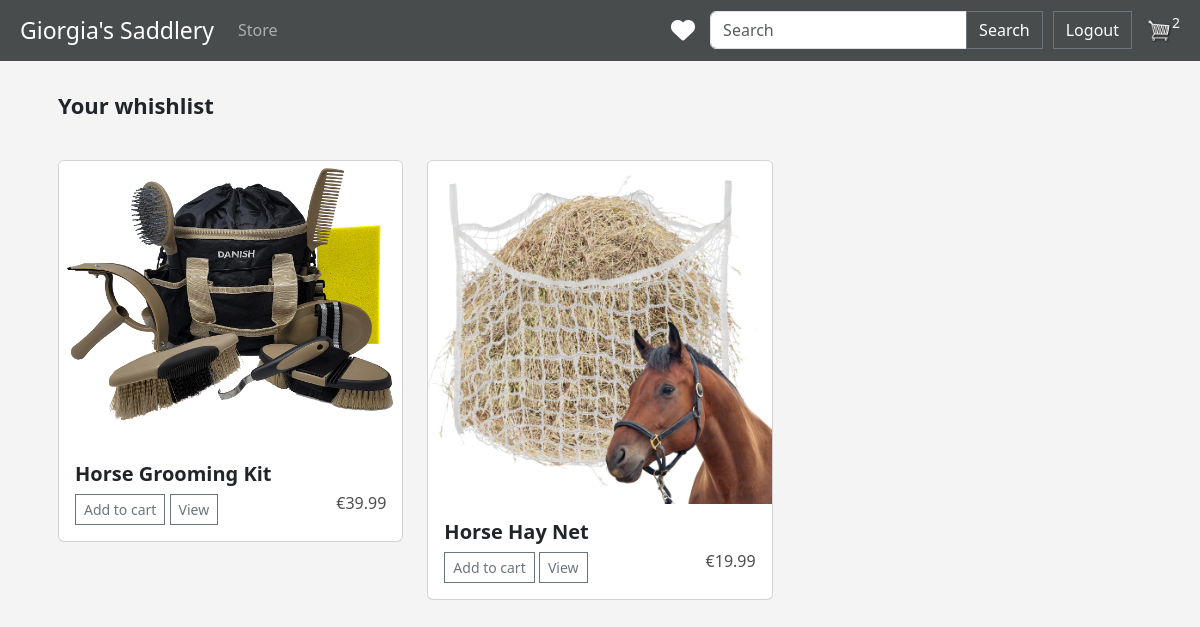
The page /likedProducts/ (signed in) on the database as committed earlier.
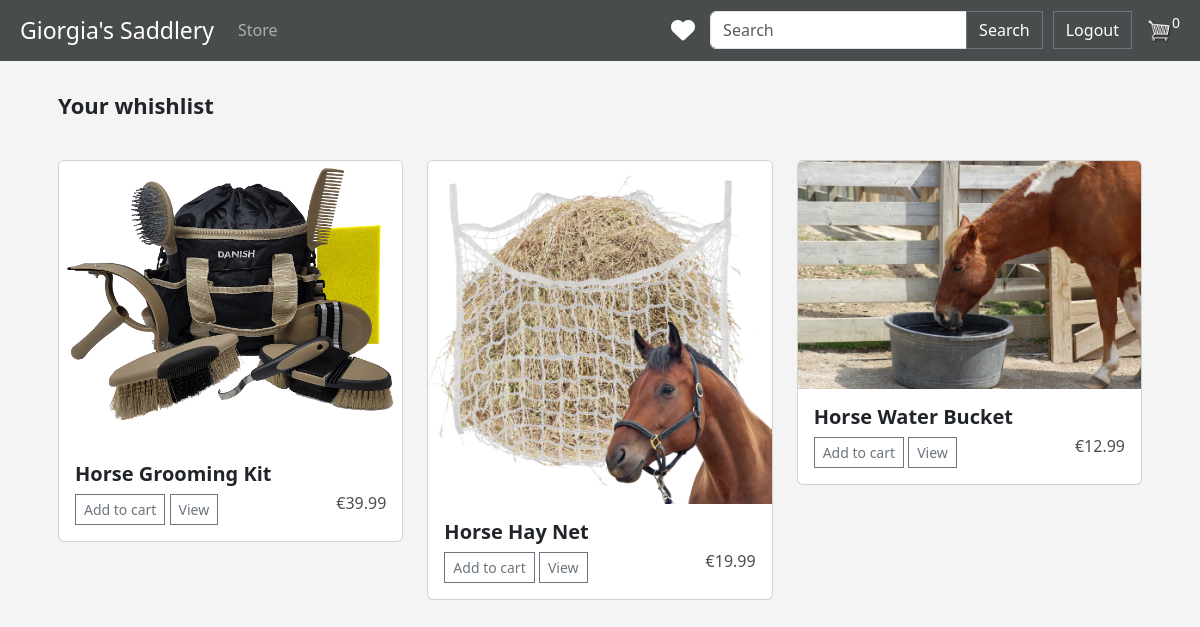
The same page on the database as committed later.
### store/models.py (models this page shows, shortened)
class OrderModel(models.Model):
    customer = models.ForeignKey(CustomerModel, on_delete=models.SET_NULL, blank=True, null=True)
    date_order = models.DateTimeField(auto_now_add=True)
    complete = models.BooleanField(default=False, null=True, blank=True)
    transaction_id = models.CharField(max_length=5, null=True)
    def calculate_cart_items(self):
        orderitems = self.orderitemmodel_set.all()
        total = sum([item.quantity for item in orderitems])
        return total

class OrderItemModel(models.Model):
    product = models.ForeignKey(ProductModel, on_delete=models.SET_NULL, null=True, blank=True)
    order = models.ForeignKey(OrderModel, on_delete=models.SET_NULL, null=True, blank=True)
    quantity = models.IntegerField(default=0, null=True, blank=True)
    date_added = models.DateTimeField(auto_now_add=True)

class ProductModel(models.Model):
    name = models.CharField(max_length=200, null=True)
    price = models.FloatField()
    category = models.ForeignKey(CategoryModel, on_delete=models.SET_NULL, null=True)
    image = models.ImageField(null=True, blank=True)
    description = models.TextField(null=True, blank=True)
    numberOfLikes = models.IntegerField(default=0)
    @property
    def imageURL(self):   #senza questa funzione se ci fosse un prodotto senza immagine darebbe errore a tutta la pagina
        try:
            url = self.image.url
        except:
            url = ''
        return url

### store/views.py (the view)
# urls.py: path('likedProducts/', views.likedProducts, name='likedProducts'),
@login_required
def likedProducts(request):
    username = request.user.username
    products = LikedProducts.objects.filter(username=username)
    likedProd = ProductModel.objects.filter(id__in=products.values_list('productId', flat=True))
    if request.user.is_authenticated:
        customer = request.user.customermodel
        order, created = OrderModel.objects.get_or_create(customer=customer, complete=False)
        cart_items = order.calculate_cart_items
    return render(request, 'store/likedProducts.html', {
        'likedProducts': likedProd,
        'cart_items': cart_items,
    })

### store/templates/store/likedProducts.html
{% extends 'store/main.html' %}
{% load static %}
{% block content %}
<div class="px-3">
    <div class="py-2" style="margin-top: 20px; font-size: 22px;"><strong>Your whishlist</strong></div>
<div class="row">
    {% if not likedProducts %}
        No liked products yet!
    {% else %}
        {% for item in likedProducts %}
        <div class="col-md-4 col-sm-6" style="padding-top: 30px;">
          <div class="card" >
            <img src="{{item.imageURL}}" class="card-img-top" alt="...">
            <div class="card-body">
              <h5 class="card-title"> <strong>{{ item.name }}</strong></h5>
              <a href="#" class="btn btn-outline-secondary btn-sm add-btn update-cart" data-action="add" data-product="{{item.id}}">Add to cart</a>
              <a href="{% url 'detail' item.id %}" class="btn btn-outline-secondary btn-sm" > View </a>
              <h6 style="display: inline-block; float: right"> €{{item.price|floatformat:2}} </h6>
            </div>
          </div>
        </div>
        {% endfor %}
    {% endif %}
</div>
    </div>
{% endblock %}

### store/templates/store/main.html (shortened to what this page needs)
<!DOCTYPE html>
{% load static %}
<html lang="en">
<head>
    <link href="https://cdn.jsdelivr.net/npm/bootstrap@5.3.0-alpha3/dist/css/bootstrap.min.css" rel="stylesheet">
    <link rel="stylesheet" type="text/css" href="{% static 'css/main.css' %}">
</head>
<body>
<nav class="navbar navbar-expand-lg navbar-dark bg-dark" style="padding-right: 20px; padding-left: 20px;">
  <a class="navbar-brand" href="{% url 'store' %}" style="font-size: 23px;">  Giorgia's Saddlery </a>
  <div class="collapse navbar-collapse justify-content-between" id="navbarSupportedContent">
    <ul class="navbar-nav mr-auto">
      <li class="nav-item active">
        <a class="nav-link" href="{% url 'store' %}"> Store</a>
      </li>
    </ul>
    <div class="form-inline my-2 my-lg-0 d-flex align-items-center">
        {% if request.user.is_authenticated %}
        <a href="{% url 'likedProducts' %}" style="text-decoration: none; margin-right: 15px" >
            <i class="fa-solid fa-heart fa-xl" style="color: white"></i>
        </a>
        {% endif %}
         <form class="form-inline my-2 my-lg-0" action="{% url 'search' %}" method=POST style="margin-right: 10px">
            <div class="input-group">
            <input class="form-control mr-sm-2" type="search" placeholder="Search" aria-label="Search" name="searched">
            <div class="input-group-append">
                <button class="btn btn-outline-secondary my-2 my-sm-0" type="submit" style="color: white">Search</button>
            </div>
            </div>
        </form>
        {% if request.user.is_authenticated %}
         		<a href="{% url 'logout' %}" class="btn btn-outline-secondary my-2 my-sm-0" type="submit" style="color: white">Logout</a>
        {% else %}
         		<a href="{% url 'login' %}" class="btn btn-outline-secondary my-2 my-sm-0" type="submit" style="color: white; margin-right: 10px;">Login</a>
                <a href="{% url 'register_user' %}" class="btn btn-outline-secondary my-2 my-sm-0" type="submit" style="color: white">Register</a>
        {% endif %}
        {% if request.user.is_authenticated %}
            <a href="{% url 'cart' %}">
                    <img  id="cart-icon" src="{% static 'images/cart.png' %}" >
            </a>
            <p id="cart-total" style="color:white; background-color: transparent; font-size: 14px;">{{cart_items}}</p>
        {% endif %}
    </div>
  </div>
</nav>
<div class="container" style="margin-bottom: 30px">
    {% block content%}
    {% endblock content%}
</div>
</body>
</html>

Rows that differ between the two databases and show on the page:
removed OrderModel: id.quantity "2"
added OrderModel: id "0"
now on this page (row edited): ProductModel: imageURL (picture), name "Horse Water Bucket", price "12.99"
